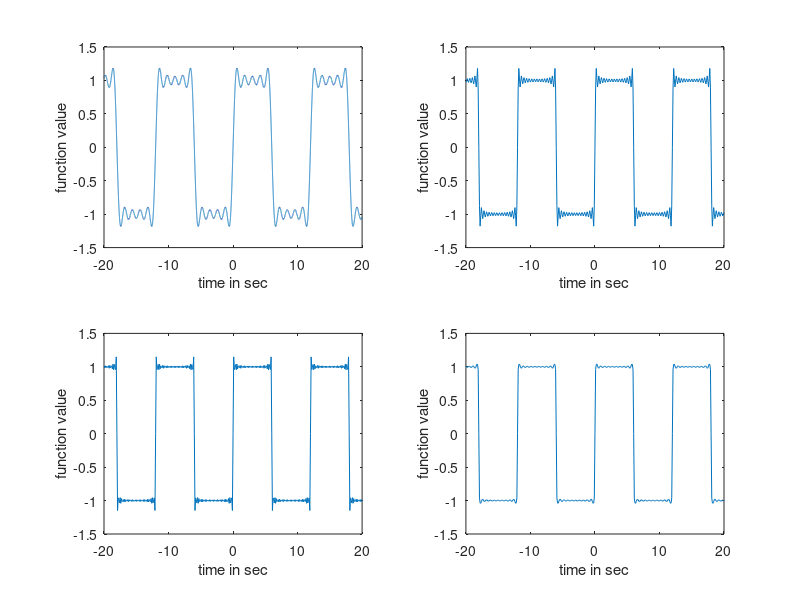

Write the MATLAB code that produced this figure.
clc
clear all
subplot(2,2,1)
n=10
w=pi/6
t=-20:0.001:20
f=zeros(1,length(t))
for i=1:2:n
    b=4/(pi*i);
    f=f+b*sin(w*i*t);
 end
plot(t,f);
axis([-20,20,-1.5,1.5])   
xlabel('time in sec')
ylabel('function value')

subplot(2,2,2)
n=30
w=pi/6
t=-20:0.1:20
f=zeros(1,length(t))
for i=1:2:n
    b=4/(pi*i)
    f=f+b*sin(w*i*t)
end
plot(t,f)
axis([-20,20,-1.5,1.5])
xlabel('time in sec')
ylabel('function value')

subplot(2,2,3)
n=50
w=pi/6
t=-20:0.1:20
f=zeros(1,length(t))
for i=1:2:n
    b=4/(pi*i)
    f=f+b*sin(w*i*t)
end
plot(t,f)
axis([-20,20,-1.5,1.5])
xlabel('time in sec')
ylabel('function value')

subplot(2,2,4)
n=100
w=pi/6
t=-20:0.1:20
f=zeros(1,length(t))
for i=1:2:n
    b=4/(pi*i)
    f=f+b*sin(w*i*t)
end
plot(t,f)
axis([-20,20,-1.5,1.5])
xlabel('time in sec')
ylabel('function value')


% figure(2)
% subplot(2,1,1)
% clc
% clear all
% n=10
% w=pi
% t=-10:0.1:10
% f=zeros(1,length(t))
% for i=1:n
%     b=4/((pi*i).^2);
%     f=f+b*(1-cos(w*i*t));
%  end
% 
% plot(t,f)
% xlabel('time in sec')
% ylabel('function value')
% 
% subplot(2,1,2)
% clc
% clear all
% n=10
% w=pi/2
% t=-10:1:10
% f=zeros(1,length(t))
% for i=1:n
%     b=4/((pi*i).^2);
%     f=f+b*(1-cos(w*i*t));
%  end
% 
% plot(t,f)
% xlabel('time in sec')
% ylabel('function value')
